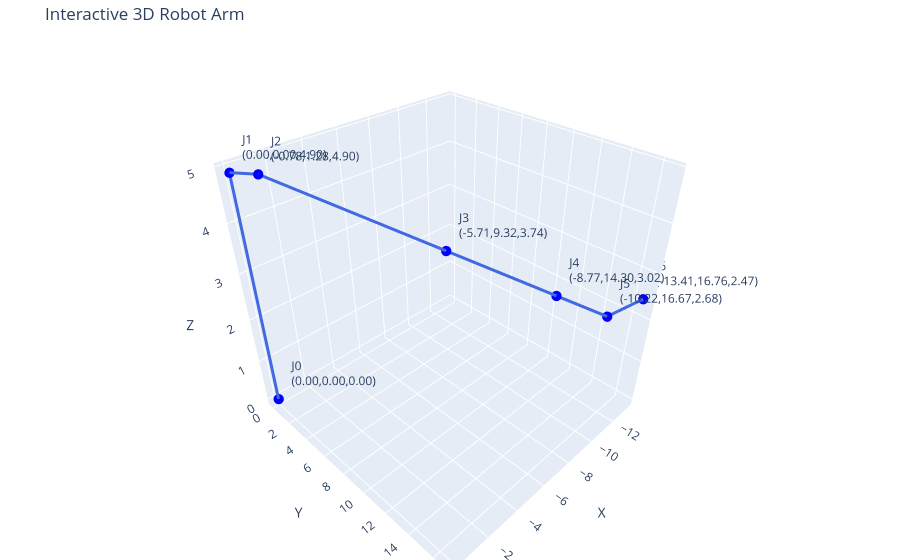

The notebook cell this image was saved under:
### Code cell
import plotly.graph_objects as go

labels = [f'J{i}<br>({x:.2f},{y:.2f},{z:.2f})' for i, (x, y, z) in enumerate(zip(xs, ys, zs))]

fig = go.Figure()

# Add robot arm as a 3D line
fig.add_trace(go.Scatter3d(
    x=xs, y=ys, z=zs,
    mode='lines+markers+text',
    text=labels,
    marker=dict(size=6, color='blue'),
    line=dict(width=6, color='royalblue'),
    textposition='top right'
))

fig.update_layout(
    title='Interactive 3D Robot Arm',
    scene=dict(
        xaxis_title='X',
        yaxis_title='Y',
        zaxis_title='Z',
        aspectmode='cube'
    ),
    showlegend=False,
    margin=dict(l=0, r=0, b=0, t=40)
)

fig.show()

### Figure 1 — Plotly figure (JSON) as saved in the notebook; plotly's stock layout.template omitted (floating-point values rounded to 4 significant figures)
{"data": [{"line": {"color": "royalblue", "width": 6}, "marker": {"color": "blue", "size": 6}, "mode": "lines+markers+text", "text": ["J0<br>(0.00,0.00,0.00)", "J1<br>(0.00,0.00,4.90)", "J2<br>(-0.78,1.28,4.90)", "J3<br>(-5.71,9.32,3.74)", "J4<br>(-8.77,14.30,3.02)", "J5<br>(-10.22,16.67,2.68)", "J6<br>(-13.41,16.76,2.47)"], "textposition": "top right", "type": "scatter3d", "x": [0.0, 0.0, -0.7838, -5.711, -8.766, -10.22, -13.41], "y": [0.0, 0.0, 1.279, 9.318, 14.3, 16.67, 16.76], "z": [0.0, 4.9, 4.9, 3.742, 3.025, 2.683, 2.47]}], "layout": {"margin": {"b": 0, "l": 0, "r": 0, "t": 40}, "scene": {"aspectmode": "cube", "xaxis": {"title": {"text": "X"}}, "yaxis": {"title": {"text": "Y"}}, "zaxis": {"title": {"text": "Z"}}}, "showlegend": false, "title": {"text": "Interactive 3D Robot Arm"}}}
